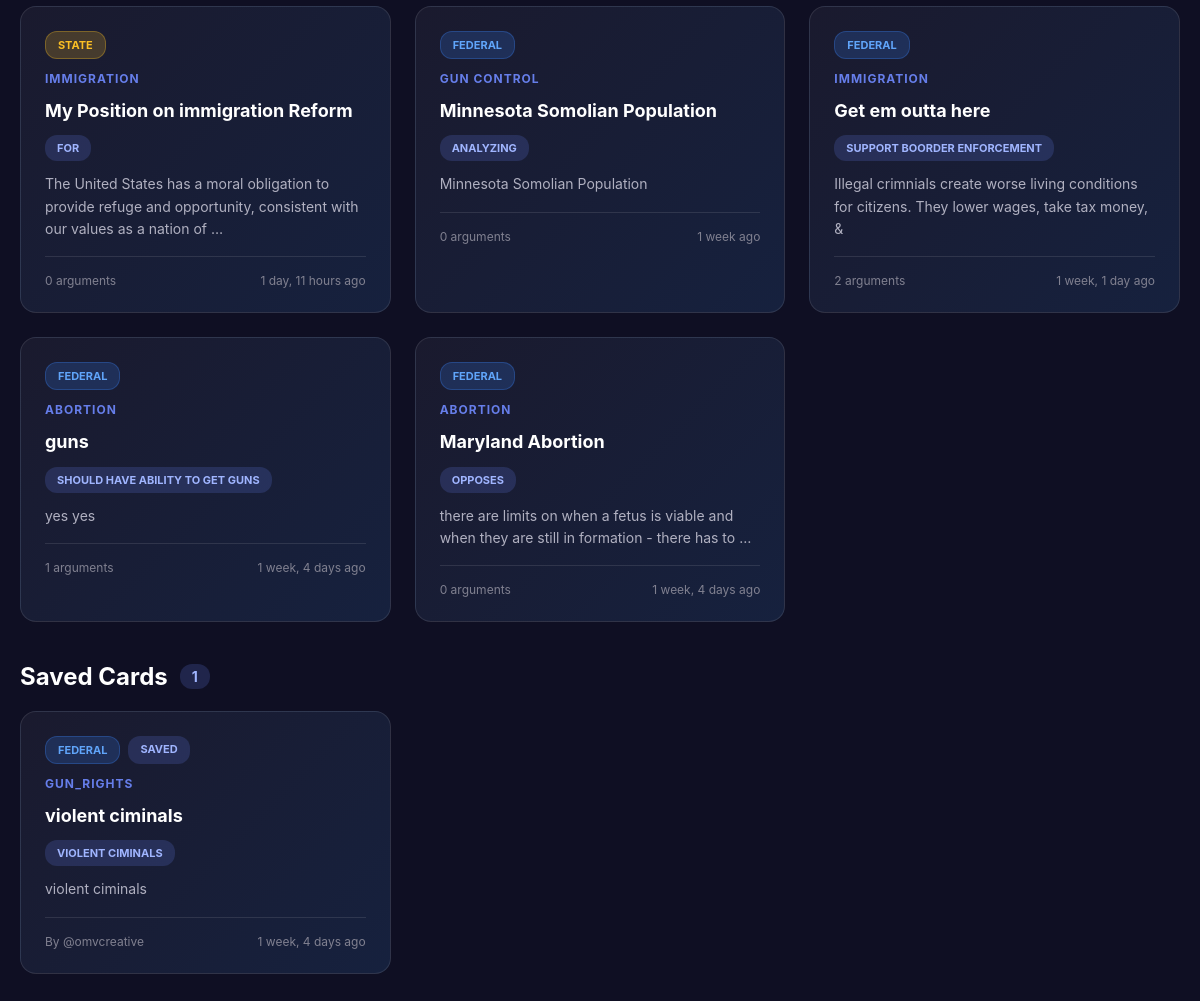
Page /user/admin/ (lower part) on the earlier database version.
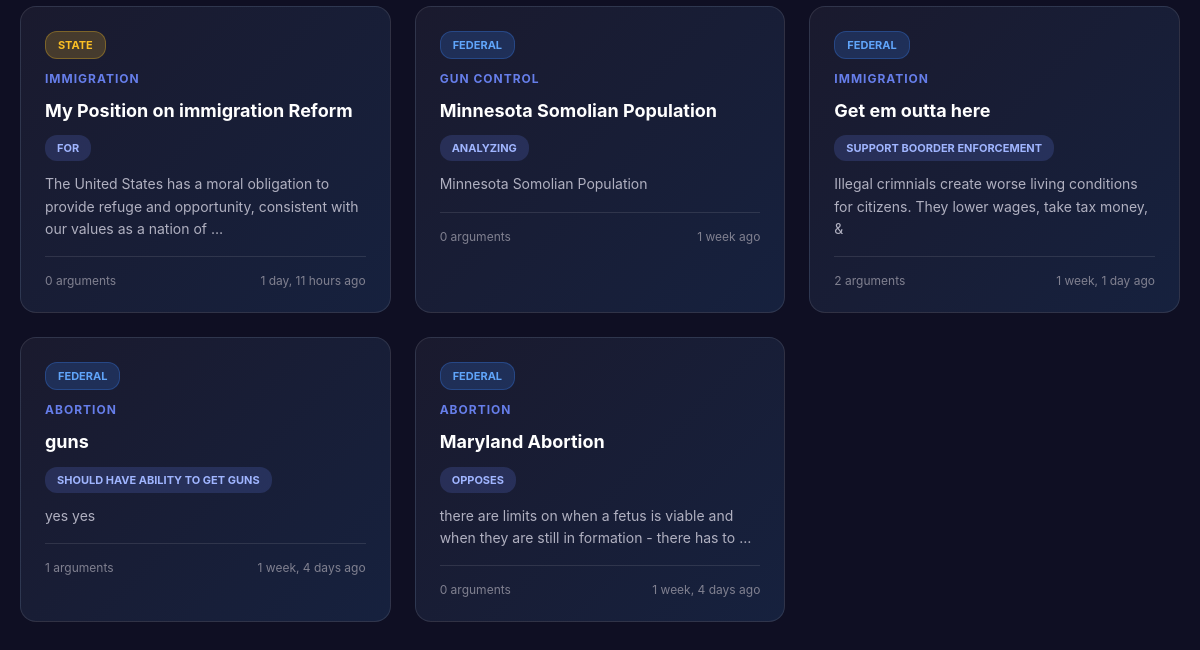
Same page on the later database version.
### cards/models.py (models this page shows, shortened)
class Card(models.Model):
    SCOPE_CHOICES = [
        ('federal', 'Federal'),
        ('state', 'State'),
    ]
    TOPIC_CHOICES = [
                ('general', 'General Research'),
        ('immigration_policy', 'Immigration Policy'),
        ('healthcare_reform', 'Healthcare Reform'),
        ('gun_control', 'Gun Control'),
        ('abortion_rights', 'Abortion Rights'),
        ('climate_change_policy', 'Climate Change Policy'),
        ('tax_policy', 'Tax Policy'),
        ('social_security', 'Social Security'),
        ('medicare_medicaid', 'Medicare/Medicaid'),
        ('foreign_policy', 'Foreign Policy'),
        ('military_spending', 'Military Spending'),
        ('education_funding', 'Education Funding'),
        ('infrastructure', 'Infrastructure'),
        ('criminal_justice_reform', 'Criminal Justice Reform'),
        ('drug_policy', 'Drug Policy'),
        ('labor_laws', 'Labor Laws'),
        ('minimum_wage', 'Minimum Wage'),
        ('trade_policy', 'Trade Policy'),
        ('national_security', 'National Security'),
        ('voting_rights', 'Voting Rights'),
        ('campaign_finance', 'Campaign Finance'),
        ('state_income_tax', 'State Income Tax'),
        ('property_tax', 'Property Tax'),
        ('state_education_funding', 'State Education Funding'),
        ('marijuana_legalization', 'Marijuana Legalization'),
        ('death_penalty', 'Death Penalty'),
        ('state_healthcare', 'State Healthcare'),
        ('gun_regulations', 'Gun Regulations'),
        ('abortion_access', 'Abortion Access'),
        ('voting_laws', 'Voting Laws'),
        ('police_reform', 'Police Reform'),
        ('prison_reform', 'Prison Reform'),
        ('environmental_regulations', 'Environmental Regulations'),
        ('state_minimum_wage', 'State Minimum Wage'),
        ('workers_rights', 'Workers Rights'),
        ('housing_policy', 'Housing Policy'),
        ('transportation', 'Transportation'),
        ('public_safety', 'Public Safety'),
        ('zoning_laws', 'Zoning Laws'),
        ('state_budgets', 'State Budgets'),
        ('redistricting', 'Redistricting'),
    ]
    VISIBILITY_CHOICES = [
        ('public', 'Public'),
        ('friends', 'Friends Only'),
        ('private', 'Private'),
    ]
    user = models.ForeignKey(User, on_delete=models.CASCADE, related_name='cards')
    scope = models.CharField(max_length=20, choices=SCOPE_CHOICES, default='federal')
    topic = models.CharField(max_length=100, choices=TOPIC_CHOICES)
    subcategory = models.CharField(max_length=200, blank=True)
    title = models.CharField(max_length=300)
    stance = models.CharField(max_length=100)
    hypothesis = models.TextField()
    conclusion = models.TextField()
    visibility = models.CharField(max_length=20, choices=VISIBILITY_CHOICES, default='public')
    created_at = models.DateTimeField(auto_now_add=True)
    updated_at = models.DateTimeField(auto_now=True)
    class Meta:
        ordering = ['-created_at']

class SavedCard(models.Model):
    VISIBILITY_CHOICES = [
        ('public', 'Public'),
        ('private', 'Private'),
    ]
    user = models.ForeignKey(User, on_delete=models.CASCADE, related_name='saved_cards')
    card = models.ForeignKey(Card, on_delete=models.CASCADE, related_name='saves')
    visibility = models.CharField(max_length=10, choices=VISIBILITY_CHOICES, default='public')
    SOURCE_TYPE_CHOICES = [
        ('user', 'User Created'),
        ('commons', 'Debrief Commons'),
        ('public_figure', 'Public Figure (Unverified)'),
        ('verified', 'Verified Public Figure'),
    ]
    source_type = models.CharField(max_length=20, choices=SOURCE_TYPE_CHOICES, default='user')
    original_source = models.CharField(max_length=200, blank=True, null=True, help_text='Name of public figure or source')
    source_url = models.URLField(blank=True, null=True, help_text='Link to original content')
    synthesized_by = models.ForeignKey(User, on_delete=models.SET_NULL, null=True, blank=True, related_name='synthesized_cards', help_text='User who created this synthesis')
    saved_at = models.DateTimeField(auto_now_add=True)
    class Meta:
        unique_together = ('user', 'card')
        ordering = ['-saved_at']

### cards/views.py (the view, shortened to what this page needs)
# urls.py: path('user/<str:username>/', views.user_profile, name='user_profile'),
def user_profile(request, username):
    profile_user = get_object_or_404(User, username=username)
    user_cards = Card.objects.filter(user=profile_user, visibility='public').order_by('-created_at')
    public_saves = SavedCard.objects.filter(
        user=profile_user,
        visibility='public'
    ).select_related('card', 'card__user').order_by('-saved_at')
    private_saves = []
    if request.user == profile_user:
        private_saves = SavedCard.objects.filter(
            user=profile_user,
            visibility='private'
        ).select_related('card', 'card__user').order_by('-saved_at')
    is_following = False
    friend_request_pending = False
    followers_count = profile_user.followers.count()
    following_count = profile_user.following.count()
    allows_messages = True
    if request.user.is_authenticated:
        settings, created = UserSettings.objects.get_or_create(user=profile_user)
        allows_messages = settings.allow_messages
    followers_count = Follow.objects.filter(following=profile_user).count()
    following_count = Follow.objects.filter(follower=profile_user).count()
    is_friends = False
    if request.user.is_authenticated:
        is_friends = (
            Follow.objects.filter(follower=request.user, following=profile_user).exists() and
            Follow.objects.filter(follower=profile_user, following=request.user).exists()
        )
    context = {
        'profile_user': profile_user,
        'user_cards': user_cards,
        'cards': user_cards,
        'public_saved_cards': public_saves,
        'private_saved_cards': [save.card for save in private_saves],
        'public_saves': public_saves,
        'private_saves': private_saves,
        'is_following': is_following,
        'followers_count': followers_count,
        'following_count': following_count,
        'is_friends': is_friends,
        'friend_request_pending': friend_request_pending,
        'followers_count': followers_count,
        'following_count': following_count,
        'allows_messages': allows_messages,
    }
    return render(request, 'cards/user_profile.html', context)

### cards/templates/cards/user_profile.html (shortened to what this page needs)
{% extends 'cards/base.html' %}
{% block content %}
<div class="profile-container">
    {% if user_cards %}
    <div class="cards-grid">
        {% for card in user_cards %}
        <a href="{% url 'card_detail' card.id %}" class="card-preview">
            <div class="card-badges">
                <span class="card-badge scope-{{ card.scope }}">{{ card.get_scope_display }}</span>
            </div>
            <div class="card-topic">{{ card.get_topic_display }}</div>
            <h3 class="card-title">{{ card.title }}</h3>
            <div class="card-stance">{{ card.stance|upper }}</div>
            <div class="card-hypothesis">{{ card.hypothesis|truncatewords:20 }}</div>
            <div class="card-meta">
                <span>{{ card.arguments.count }} arguments</span>
                <span>{{ card.created_at|timesince }} ago</span>
            </div>
        </a>
        {% endfor %}
    </div>
    {% else %}
    <div class="empty-state">
        <div class="empty-icon">📝</div>
        <div class="empty-text">No public cards yet</div>
    </div>
    {% endif %}
    {% if public_saved_cards %}
    <h2 class="section-title" style="margin-top: 40px;">
        Saved Cards
        <span class="card-count">{{ public_saved_cards.count }}</span>
    </h2>
    <div class="cards-grid">
        {% for saved in public_saved_cards %}
        <a href="{% url 'card_detail' saved.card.id %}" class="card-preview">
            <div class="card-badges">
                <span class="card-badge scope-{{ saved.card.scope }}">{{ saved.card.get_scope_display }}</span>
                <span class="card-badge" style="background: rgba(102, 126, 234, 0.2); color: #a0b5ff;">Saved</span>
            </div>
            <div class="card-topic">{{ saved.card.get_topic_display }}</div>
            <h3 class="card-title">{{ saved.card.title }}</h3>
            <div class="card-stance">{{ saved.card.stance|upper }}</div>
            <div class="card-hypothesis">{{ saved.card.hypothesis|truncatewords:20 }}</div>
            <div class="card-meta">
                <span>By @{{ saved.card.user.username }}</span>
                <span>{{ saved.card.created_at|timesince }} ago</span>
            </div>
        </a>
        {% endfor %}
    </div>
    {% endif %}
</div>
{% endblock %}

Differences in the rows shown:
no longer on this page (row edited): SavedCard: card.scope "FEDERAL", card.topic "GUN_RIGHTS", card "violent ciminals", card.stance "VIOLENT CIMINALS", card.hypothesis "violent ciminals", card.user.username "omvcreative", card.created_at "1 week, 4 days"
Other differences:
{{ public_saved_cards.count }}: "1" → (not shown)
text no longer shown: "Saved Cards"
